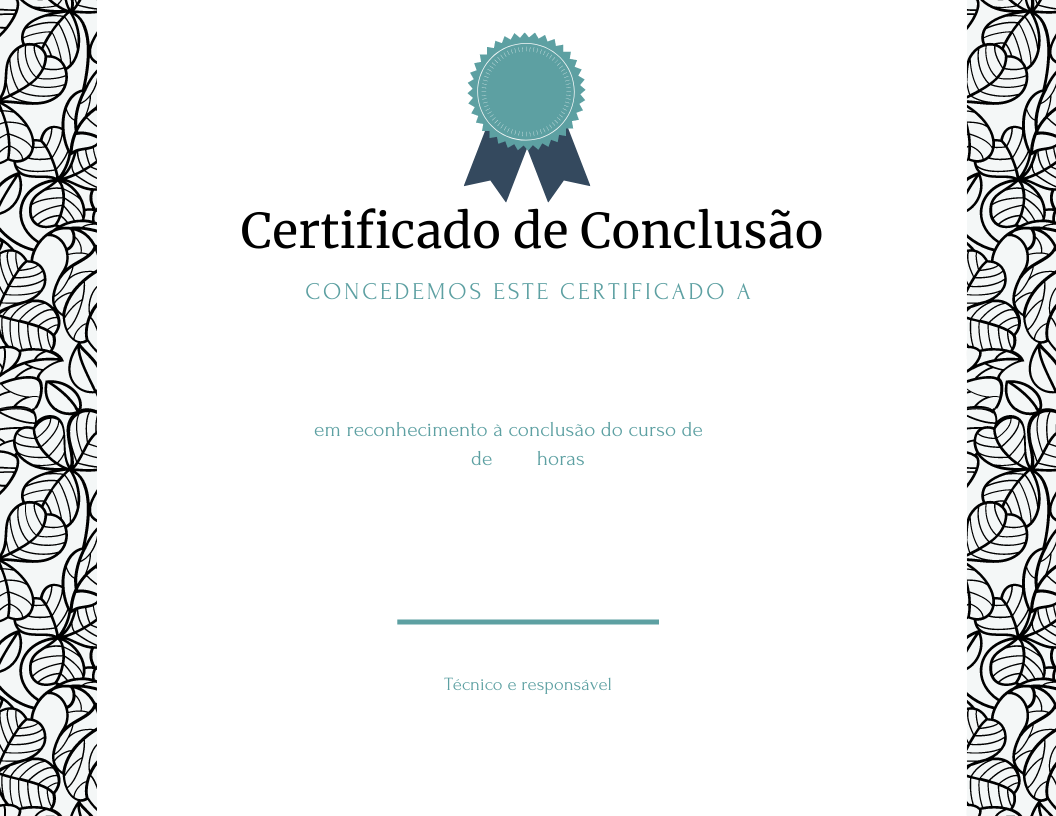
#> input picture Certificado.png, 1056 x 816 px
$ python main.py
#> lines starting #> are read from the running program, lines starting #| are printed output that depends on the picture

from datetime import date
from PIL import Image, ImageFont, ImageDraw

#informações sobre o que irá no certificado
pessoa = (356,330)
responsavel = (438, 634)
tipoTreinamento = (711, 416)
horasTreinamento = (500, 445)
cdata = (478, 473)

#fazendo as informações serem escritas no certificado
imagem = Image.open(r'Certificado.png')
#> imagem is the input picture: PIL image 1056x816 RGBA; mean R, G, B, A 235.3, 236.9, 237, 255
caminho_fonte = r'C:Windows\Fonts\ARIALN.TTF'
font = ImageFont.truetype(caminho_fonte, 30)
rgb_preto = (0,0,0)

#input das informações que serão escritas
nome_pessoa = str(input("Digite o nome do aluno: "))
#> the answer given: Certificado.png
nome_responsavel = str(input("Digite o nome do responsável: "))
#> the answer given: out.png
Treinamento = str(input("Digite o tipo do treinamento: "))
#> the answer given: rr.png
hTreinamento = str(input("Digite as horas de duração do treinamento: "))
#> the answer given: rr.png
data = date.today().strftime('%d/%m/%y')

#escreve no certificado
desenho = ImageDraw.Draw(imagem)
desenho.text(pessoa, nome_pessoa, font = font, fill = rgb_preto)
desenho.text(tipoTreinamento, Treinamento, font = font, fill = rgb_preto)
desenho.text(horasTreinamento, hTreinamento, font = font, fill = rgb_preto)
desenho.text(cdata, data, font = font, fill = rgb_preto)
desenho.text(responsavel, nome_responsavel, font = font, fill = rgb_preto)
imagem.save(f'{nome_pessoa}.png')
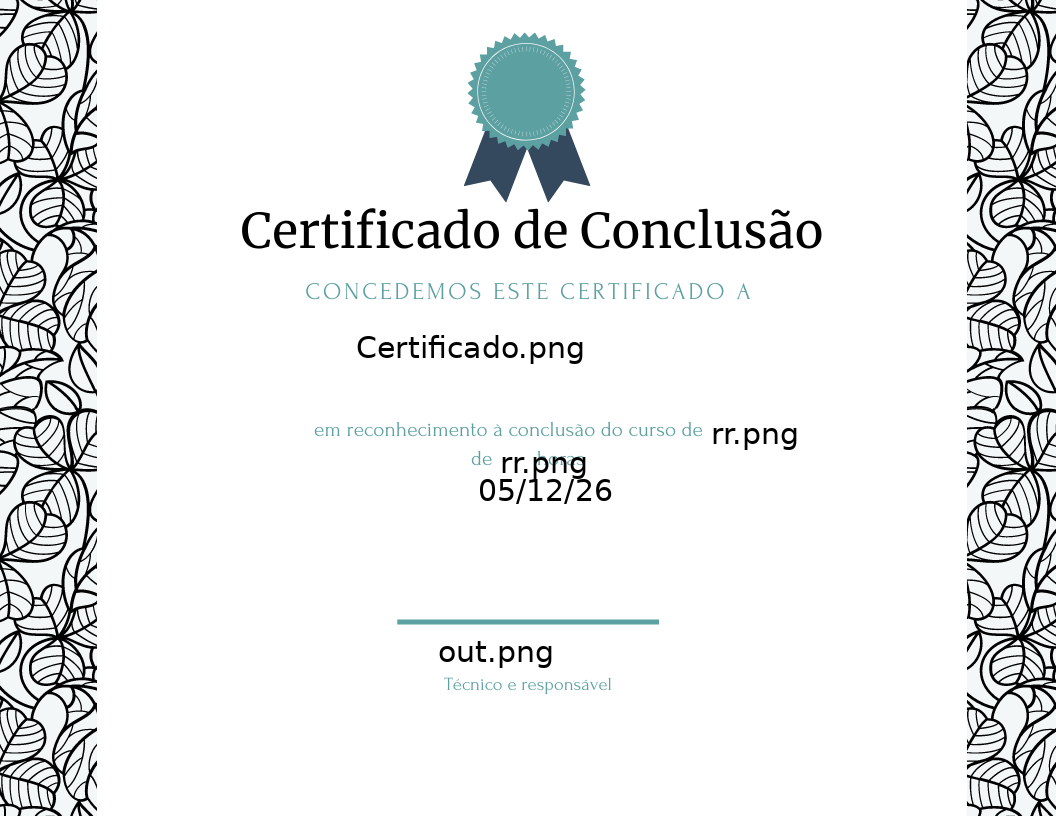
#> saved as Certificado.png.png: PIL image 1056x816 RGBA; mean R, G, B, A 234.1, 235.6, 235.8, 255
imagem.show()
